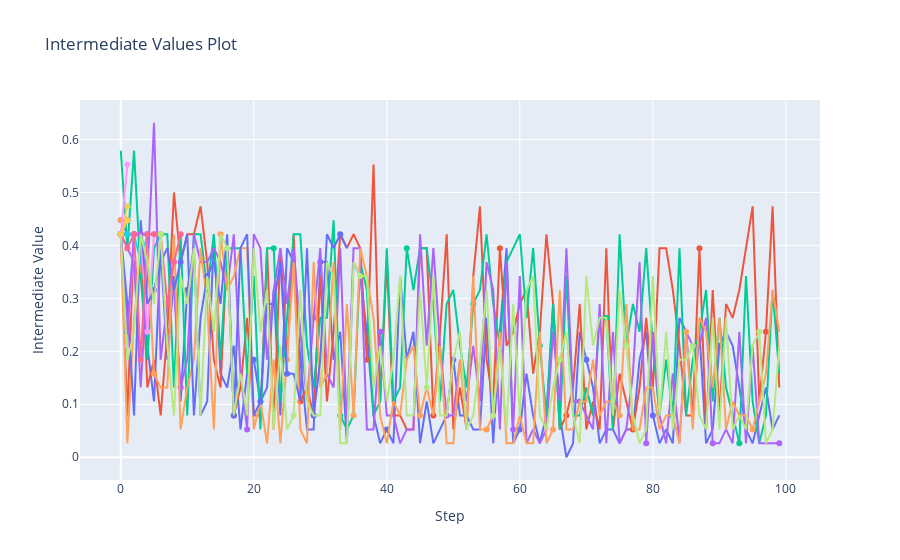

Notebook cell for this chart:
### Markdown cell above
![](OHP.png)

### Code cell
plot_intermediate_values(study)
